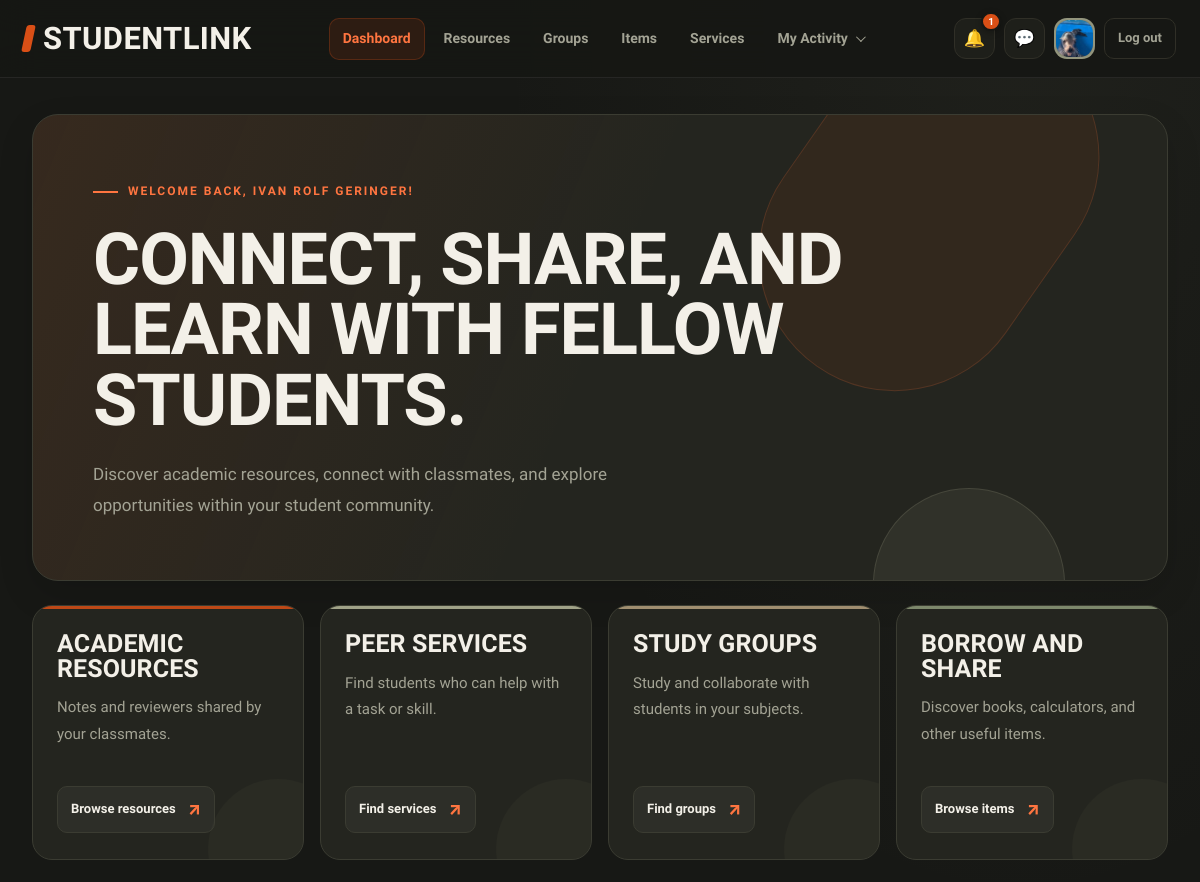
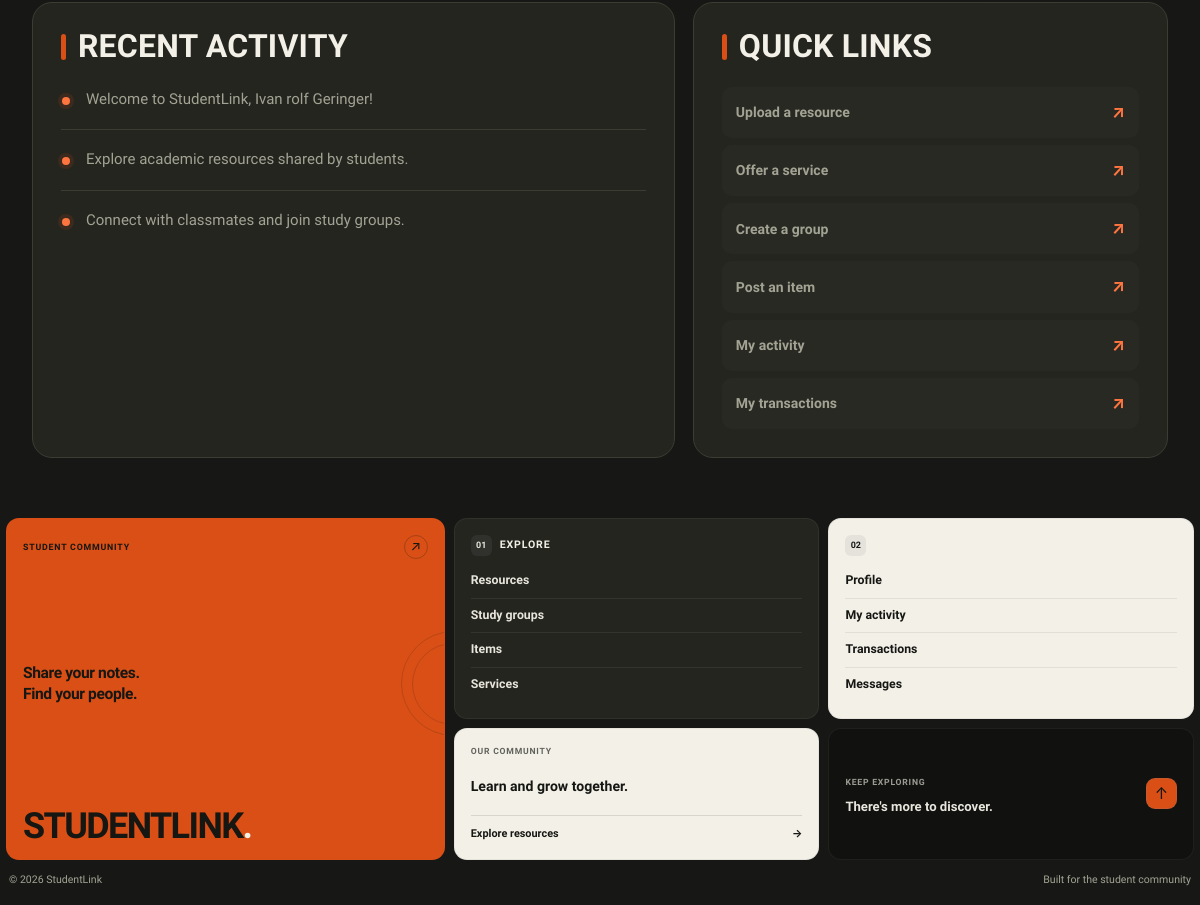
/dashboard.php (signed in), run on the app's committed database (2 pictures, top to bottom).
### tables this page shows
CREATE TABLE `users` (
  `id` int(10) UNSIGNED NOT NULL,
  `full_name` varchar(100) NOT NULL,
  `email` varchar(150) NOT NULL,
  `password_hash` varchar(255) DEFAULT NULL,
  `google_id` varchar(64) DEFAULT NULL,
  `course` varchar(50) DEFAULT NULL,
  `year_level` varchar(20) DEFAULT NULL,
  `about` text DEFAULT NULL,
  `skills` varchar(255) DEFAULT NULL,
  `photo_path` varchar(255) DEFAULT NULL,
  `role` enum('student','admin') NOT NULL DEFAULT 'student',
  `status` enum('Active','Suspended') NOT NULL DEFAULT 'Active',
  `created_at` timestamp NOT NULL DEFAULT current_timestamp()
);

### includes/functions.php (called while the page is built, shortened)
<?php
function e($v) {
    return htmlspecialchars((string)$v, ENT_QUOTES, 'UTF-8');
}

### dashboard.php (the view, shortened to what this page needs)
<?php
require_once __DIR__ . '/db_connect.php';
$userId = (int) $_SESSION['user_id'];
$stmt = $conn->prepare("
    SELECT id, full_name, email, role, status
    FROM users
    WHERE id = ?
    LIMIT 1
");
$stmt->bind_param("i", $userId);
$stmt->execute();
$result = $stmt->get_result();
$user = $result->fetch_assoc();
$user['name'] = $user['full_name'];
$studentName = htmlspecialchars(
    $user['full_name'],
    ENT_QUOTES,
    'UTF-8'
);
$active = 'dashboard';
$css = ['dashboard'];
$bare = false;
require_once __DIR__ . '/includes/header.php';
?>
<link rel="stylesheet" href="css/dashboard.css">
<main class="wrap">
    <section class="hero">
        <small>Welcome back, <?= $studentName ?>!</small>
        <h1>Connect, share, and learn with fellow students.</h1>
        <p>
            Discover academic resources, connect with classmates,
            and explore opportunities within your student community.
        </p>
    </section>
    <section class="tiles" aria-label="Dashboard sections">
        <article class="tile">
            <h2>Academic Resources</h2>
            <p>Notes and reviewers shared by your classmates.</p>
            <a href="resources.php">Browse resources</a>
        </article>
        <article class="tile">
            <h2>Peer Services</h2>
            <p>Find students who can help with a task or skill.</p>
            <a href="services.php">Find services</a>
        </article>
        <article class="tile">
            <h2>Study Groups</h2>
            <p>Study and collaborate with students in your subjects.</p>
            <a href="groups.php">Find groups</a>
        </article>
        <article class="tile">
            <h2>Borrow and Share</h2>
            <p>Discover books, calculators, and other useful items.</p>
            <a href="items.php">Browse items</a>
        </article>
    </section>
    <section class="lower">
        <div class="info">
            <h2>Recent Activity</h2>
            <ul class="feed">
                <li>Welcome to StudentLink, <?= $studentName ?>!</li>
                <li>Explore academic resources shared by students.</li>
                <li>Connect with classmates and join study groups.</li>
            </ul>
        </div>
        <div class="info">
            <h2>Quick Links</h2>
            <ul class="links">
                <li>
                    <a href="resource-upload.php">Upload a resource</a>
                </li>
                <li>
                    <a href="service-offer.php">Offer a service</a>
                </li>
                <li>
                    <a href="group-create.php">Create a group</a>
                </li>
                <li>
                    <a href="item-post.php">Post an item</a>
                </li>
                <li>
                    <a href="activity.php">My activity</a>
                </li>
                <li>
                    <a href="transactions.php">My transactions</a>
                </li>
            </ul>
        </div>
    </section>
</main>
<?php
require_once __DIR__ . '/includes/footer.php';
?>

### includes/header.php (shortened to what this page needs)
<?php
require_once __DIR__ . '/functions.php';
require_once __DIR__ . '/../db_connect.php';
$css = $css ?? [];
$active = $active ?? '';
$bare = $bare ?? false;
$headerName = $_SESSION['full_name']
    ?? $_SESSION['user']
    ?? 'Student';
$headerPhoto = '';
$unreadNotificationCount = 0;
if (!empty($_SESSION['user_id'])) {
    $headerUserId = (int) $_SESSION['user_id'];
    $photoStmt = $conn->prepare("
        SELECT full_name, photo_path
        FROM users
        WHERE id = ?
        LIMIT 1
    ");
    if ($photoStmt) {
        $photoStmt->bind_param('i', $headerUserId);
        $photoStmt->execute();
        $photoResult = $photoStmt->get_result();
        $headerUser = $photoResult->fetch_assoc();
        if ($headerUser) {
            $headerName = $headerUser['full_name'] ?: $headerName;
            if (!empty($headerUser['photo_path'])) {
                $headerPhoto = $headerUser['photo_path'];
            }
        }
    }
    $notificationStmt = $conn->prepare("
        SELECT COUNT(*) AS unread_count
        FROM notifications
        WHERE user_id = ?
        AND is_read = 0
    ");
    if ($notificationStmt) {
        $notificationStmt->bind_param('i', $headerUserId);
        $notificationStmt->execute();
        $notificationResult = $notificationStmt->get_result();
        $notificationRow = $notificationResult->fetch_assoc();
        $unreadNotificationCount = (int) (
            $notificationRow['unread_count'] ?? 0
        );
    }
}
?>
<!DOCTYPE html>
<html lang="en">
<head>
    <?php foreach ($css as $stylesheet): ?>
        <link
            rel="stylesheet"
            href="css/<?= e($stylesheet) ?>.css"
        >
    <?php endforeach; ?>
</head>
<body>
<?php if (!$bare): ?>
<nav class="nav" aria-label="Main navigation">
    <a class="logo" href="dashboard.php">StudentLink</a>
    <div class="nav-links">
        <?php
        $navigation = [
            'dashboard' => 'Dashboard',
            'resources' => 'Resources',
            'groups'    => 'Groups',
            'items'     => 'Items',
            'services'  => 'Services'
        ];
        foreach ($navigation as $key => $label):
        ?>
            <a
                href="<?= e($key) ?>.php"
                <?= $active === $key ? 'aria-current="page"' : '' ?>
            >
                <?= e($label) ?>
            </a>
        <?php endforeach; ?>
        <div class="activity-menu" id="activity-menu">
            <button
                type="button"
                class="activity-trigger <?= in_array($active, ['activity', 'transactions'], true) ? 'menu-active' : '' ?>"
                id="activity-menu-button"
                aria-expanded="false"
                aria-controls="activity-dropdown"
            >
                My Activity
                <span class="activity-chevron" aria-hidden="true"></span>
            </button>
        </div>
    </div>
    <div class="nav-tools">
        <a
            class="icon-btn notification-link"
            href="notifications.php"
            aria-label="<?= $unreadNotificationCount > 0
                ? 'Notifications, ' . $unreadNotificationCount . ' unread'
                : 'Notifications' ?>"
            title="Notifications"
            <?= $active === 'notifications' ? 'aria-current="page"' : '' ?>
        >
            &#128276;
            <?php if ($unreadNotificationCount > 0): ?>
                <span class="notification-badge">
                    <?= $unreadNotificationCount > 99
                        ? '99+'
                        : $unreadNotificationCount ?>
                </span>
            <?php endif; ?>
        </a>
        <a
            class="icon-btn"
            href="messages.php"
            aria-label="Messages"
            title="Messages"
            <?= $active === 'messages' ? 'aria-current="page"' : '' ?>
        >
            &#128172;
        </a>
        <a
            class="avatar"
            href="profile.php"
            aria-label="Your profile"
            title="<?= e($headerName) ?>"
        >
            <?php if ($headerPhoto !== ''): ?>
                <img
                    src="<?= e($headerPhoto) ?>"
                    alt="Your profile photo"
                >
            <?php else: ?>
                <?= e(initials($headerName)) ?>
            <?php endif; ?>
        </a>
        <a class="logout" href="logout.php">Log out</a>
    </div>
</nav>
<?php endif; ?>
</body>
</html>

### includes/header.php (style rules this page uses)
:root { --nav-bg: #161714; --nav-panel: #1e1f1a; --nav-hover: #25261f; --nav-line: #302f27; --nav-line-light: #403f35; --nav-stone: #f3f0e8; --nav-muted: #a3a394; --nav-orange: #d94f16; --nav-orange-light: #ff7540; --nav-orange-soft: rgba(217, 79, 22, 0.12); --nav-olive: #85876d; --nav-head: 'Big Shoulders Display', 'Arial Narrow', Impact, sans-serif; --nav-body: 'Source Sans 3', system-ui, -apple-system, 'Segoe UI', sans-serif; }
.nav, .nav * { box-sizing: border-box; }
.nav { position: sticky; top: 0; z-index: 1000; display: flex; align-items: center; justify-content: space-between; gap: 22px; width: 100%; min-height: 78px; margin: 0; padding: 14px max(24px, calc((100% - 1440px) / 2)); color: var(--nav-stone); background: rgba(22, 23, 20, 0.96); border: 0; border-bottom: 1px solid rgba(255, 255, 255, 0.07); font-family: var(--nav-body); backdrop-filter: blur(18px); -webkit-backdrop-filter: blur(18px); }
.nav a { text-decoration: none; transition: color 0.2s ease, background 0.2s ease, border-color 0.2s ease; }
.nav .logo { display: inline-flex; align-items: center; flex-shrink: 0; color: var(--nav-stone); font-family: var(--nav-head); font-size: 31px; font-weight: 900; line-height: 1; letter-spacing: 0.4px; text-transform: uppercase; white-space: nowrap; }
.nav .logo::before { width: 9px; height: 27px; margin-right: 10px; background: var(--nav-orange); border-radius: 3px; content: ""; transform: skew(-12deg); }
.nav .nav-links { display: flex; align-items: center; justify-content: center; flex: 1; gap: 5px; min-width: 0; margin: 0; padding: 0; list-style: none; }
.nav .nav-links > a, .nav .activity-trigger { display: inline-flex; align-items: center; justify-content: center; gap: 8px; min-height: 42px; padding: 9px 13px; color: var(--nav-muted); background: transparent; border: 1px solid transparent; border-radius: 10px; font-family: var(--nav-body); font-size: 14px; font-weight: 700; line-height: 1.3; white-space: nowrap; cursor: pointer; }
.nav .nav-links > a[aria-current="page"], .nav .activity-trigger[aria-expanded="true"], .nav .activity-trigger.menu-active { color: var(--nav-orange-light); background: var(--nav-orange-soft); border-color: rgba(217, 79, 22, 0.25); }
.nav .activity-menu { position: relative; flex-shrink: 0; }
.nav .activity-trigger { appearance: none; -webkit-appearance: none; }
.nav .activity-trigger .activity-chevron { display: inline-block; width: 7px; height: 7px; border-right: 1.5px solid currentColor; border-bottom: 1.5px solid currentColor; transform: rotate(45deg) translateY(-2px); transition: transform 0.2s ease; }
.nav .nav-tools { display: flex; align-items: center; justify-content: flex-end; gap: 9px; flex-shrink: 0; margin: 0; padding: 0; border: 0; }
.nav .icon-btn { display: inline-flex; align-items: center; justify-content: center; flex-shrink: 0; width: 41px; height: 41px; padding: 0; color: var(--nav-stone); background: var(--nav-panel); border: 1px solid var(--nav-line); border-radius: 12px; font-family: var(--nav-body); font-size: 17px; line-height: 1; }
.nav .notification-link { position: relative; overflow: visible; }
.nav .notification-badge { position: absolute; top: -7px; right: -7px; z-index: 5; display: flex; align-items: center; justify-content: center; min-width: 19px; height: 19px; padding: 0 5px; color: #ffffff; background: #d94f16; border: 2px solid #161714; border-radius: 20px; font-family: var(--nav-body); font-size: 10px; font-weight: 800; line-height: 1; white-space: nowrap; box-shadow: 0 2px 6px rgba(0, 0, 0, 0.25); }
.nav .avatar { display: inline-flex; align-items: center; justify-content: center; flex-shrink: 0; width: 41px; height: 41px; color: var(--nav-stone); background: var(--nav-olive); border: 2px solid rgba(243, 240, 232, 0.12); border-radius: 13px; font-size: 14px; font-weight: 800; text-transform: uppercase; overflow: hidden; padding: 0; }
.nav .avatar img { display: block; width: 100%; height: 100%; object-fit: cover; border-radius: inherit; }
.nav .logout { display: inline-flex; align-items: center; justify-content: center; flex-shrink: 0; min-height: 41px; padding: 8px 13px; color: var(--nav-muted); background: transparent; border: 1px solid var(--nav-line); border-radius: 10px; font-size: 13px; font-weight: 700; white-space: nowrap; }

### data on the page
users: photo_path (picture), full_name "IVAN ROLF GERINGER", full_name "Ivan rolf Geringer"

### other printed values
$label "Dashboard"
$label "Resources"
$label "Groups"
$label "Items"
$label "Services"
$unreadNotificationCount "1"
